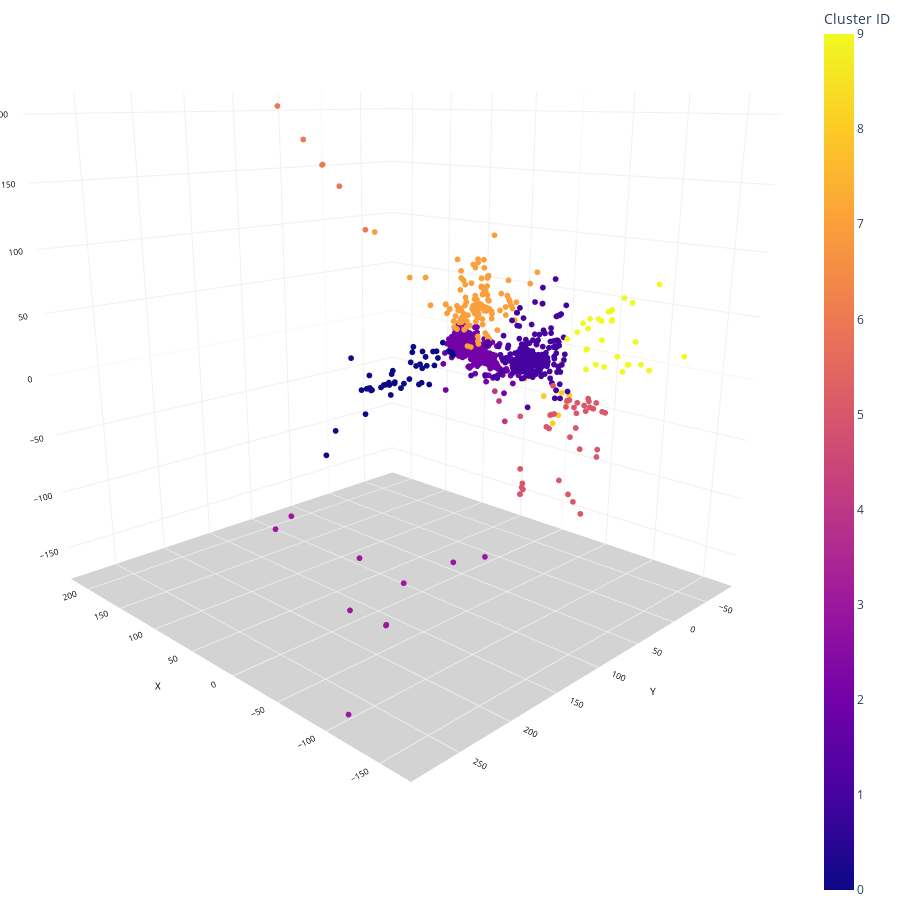

The notebook cell this image was saved under:
### Code cell
# Create a 3D scatter plot

#article = https://towardsdatascience.com/isomap-embedding-an-awesome-approach-to-non-linear-dimensionality-reduction-fc7efbca47a0
fig = px.scatter_3d(cluster_df, 
                    x='X', 
                    y='Y',
                    z='Z',
                    color='Cluster ID',
                    height=900, width=900
                   )

# Update chart looks
fig.update_layout(#title_text="Scatter 3D Plot",
                  showlegend=True,
                  legend=dict(orientation="h", y=0, xanchor="center", x=0.5),
                  scene_camera=dict(up=dict(x=0, y=0, z=1), 
                                        center=dict(x=0, y=0, z=-0.2),
                                        eye=dict(x=-1.5, y=1.5, z=0.5)),
                                        margin=dict(l=0, r=0, b=0, t=0),
                  scene = dict(xaxis=dict(backgroundcolor='white',
                                          color='black',
                                          gridcolor='#f0f0f0',
                                          title_font=dict(size=10),
                                          tickfont=dict(size=10),
                                         ),
                               yaxis=dict(backgroundcolor='white',
                                          color='black',
                                          gridcolor='#f0f0f0',
                                          title_font=dict(size=10),
                                          tickfont=dict(size=10),
                                          ),
                               zaxis=dict(backgroundcolor='lightgrey',
                                          color='black', 
                                          gridcolor='#f0f0f0',
                                          title_font=dict(size=10),
                                          tickfont=dict(size=10),
                                         )))

# Update marker size
fig.update_traces(marker=dict(size=2))

fig.show()

### Figure 1 — Plotly figure (JSON) as saved in the notebook; plotly's stock layout.template omitted (floating-point values rounded to 4 significant figures; data arrays with more than 128 entries replaced by an {"elided": "..."} marker saying what was removed)
{"data": [{"hovertemplate": "X=%{x}<br>Y=%{y}<br>Z=%{z}<br>Cluster ID=%{marker.color}<extra></extra>", "legendgroup": "", "marker": {"color": {"elided": "4975 int values"}, "coloraxis": "coloraxis", "size": 2, "symbol": "circle"}, "mode": "markers", "name": "", "scene": "scene", "showlegend": false, "type": "scatter3d", "x": {"elided": "4975 float values"}, "y": {"elided": "4975 float values"}, "z": {"elided": "4975 float values"}}], "layout": {"coloraxis": {"colorbar": {"title": {"text": "Cluster ID"}}, "colorscale": [[0, "#0d0887"], [0.1111, "#46039f"], [0.2222, "#7201a8"], [0.3333, "#9c179e"], [0.4444, "#bd3786"], [0.5556, "#d8576b"], [0.6667, "#ed7953"], [0.7778, "#fb9f3a"], [0.8889, "#fdca26"], [1, "#f0f921"]]}, "height": 900, "legend": {"orientation": "h", "tracegroupgap": 0, "x": 0.5, "xanchor": "center", "y": 0}, "margin": {"b": 0, "l": 0, "r": 0, "t": 0}, "scene": {"camera": {"center": {"x": 0, "y": 0, "z": -0.2}, "eye": {"x": -1.5, "y": 1.5, "z": 0.5}, "up": {"x": 0, "y": 0, "z": 1}}, "domain": {"x": [0, 1], "y": [0, 1]}, "xaxis": {"backgroundcolor": "white", "color": "black", "gridcolor": "#f0f0f0", "tickfont": {"size": 10}, "title": {"font": {"size": 10}, "text": "X"}}, "yaxis": {"backgroundcolor": "white", "color": "black", "gridcolor": "#f0f0f0", "tickfont": {"size": 10}, "title": {"font": {"size": 10}, "text": "Y"}}, "zaxis": {"backgroundcolor": "lightgrey", "color": "black", "gridcolor": "#f0f0f0", "tickfont": {"size": 10}, "title": {"font": {"size": 10}, "text": "Z"}}}, "showlegend": true, "width": 900}}
